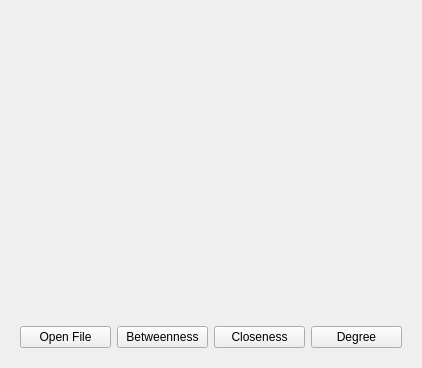
<?xml version="1.0" encoding="UTF-8"?>
<ui version="4.0">
 <class>Form</class>
 <widget class="QWidget" name="Form">
  <property name="geometry">
   <rect>
    <x>0</x>
    <y>0</y>
    <width>400</width>
    <height>300</height>
   </rect>
  </property>
  <property name="windowTitle">
   <string>Form</string>
  </property>
  <layout class="QHBoxLayout" name="horizontalLayout">
   <item>
    <layout class="QVBoxLayout" name="FormContainer">
     <item>
      <widget class="QWidget" name="GraphView" native="true">
       <property name="minimumSize">
        <size>
         <width>400</width>
         <height>300</height>
        </size>
       </property>
      </widget>
     </item>
     <item>
      <widget class="QWidget" name="inputWidget" native="true">
       <property name="maximumSize">
        <size>
         <width>700</width>
         <height>50</height>
        </size>
       </property>
       <layout class="QHBoxLayout" name="horizontalLayout_3">
        <item>
         <layout class="QHBoxLayout" name="inputWidgetLayout">
          <item>
           <widget class="QPushButton" name="OpenFile">
            <property name="text">
             <string>Open File</string>
            </property>
           </widget>
          </item>
          <item>
           <widget class="QPushButton" name="Betweenness">
            <property name="text">
             <string>Betweenness</string>
            </property>
           </widget>
          </item>
          <item>
           <widget class="QPushButton" name="Closeness">
            <property name="text">
             <string>Closeness</string>
            </property>
           </widget>
          </item>
          <item>
           <widget class="QPushButton" name="Degree">
            <property name="text">
             <string>Degree</string>
            </property>
           </widget>
          </item>
         </layout>
        </item>
       </layout>
      </widget>
     </item>
    </layout>
   </item>
  </layout>
 </widget>
 <resources/>
 <connections/>
</ui>
